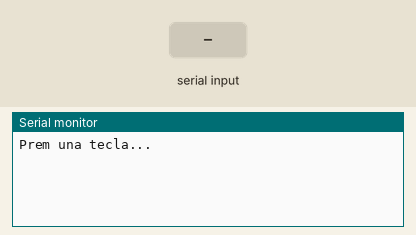
Simulated run of this sketch. Board: Arduino Uno, built with avr-gcc and run on an emulated ATmega328P. On the bench: the last lines printed to the serial monitor. Inputs (shaded band) come from the test bench.

Above: at 1.2 s.
1.3 s: "1\n" received over Serial
At 2.0 s:
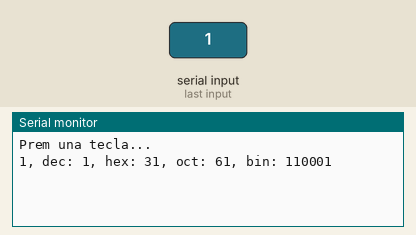
2.8 s: byte 10 ('\n') received over Serial
At 3.4 s:
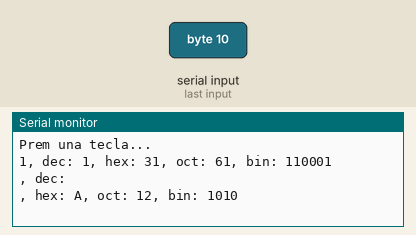
4.3 s: "0\n" received over Serial
At 5.4 s:
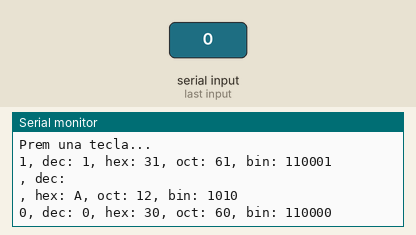

The sketch:

Character_communication_1.ino
```cpp
/**********************************************************************************
**                                                                               **
**                            Character communication 1                          **
**                                                                               **
** VALENTÍ ESPEJO RODRIGUEZ                                    05/03/2017        **
**********************************************************************************/

//******************************* INCLUDES ****************************************

//******************************* VARIABLES ***************************************
//define the variables
char thisByte;
char thatByte = 33;
//******************************** SETUP ******************************************
void setup() {
  //Initialize serial and wait for port to open:
  Serial.begin(9600);
  Serial.println("Prem una tecla...");//First line on terminal
}
//********************************* LOOP ******************************************
void loop() {
  // see if there's incoming serial data:
  while (Serial.available() > 0) {

    thisByte = thatByte;
    thatByte = Serial.read();

    // look for the newline. That's the end of your sentence:
    if (thatByte == '\n') {

      // prints value unaltered, i.e. the raw binary version of the
      // byte. The serial monitor interprets all bytes
      Serial.write(thisByte);

      Serial.print(", dec: ");
      // prints value as string as an ASCII-encoded decimal (base 10).
      // Decimal is the  default format for Serial.print() and Serial.println(),
      Serial.print(thisByte);
      // Serial.print(thisByte, DEC);

      Serial.print(", hex: ");
      // prints value as string in hexadecimal (base 16):
      Serial.print(thisByte, HEX);

      Serial.print(", oct: ");
      // prints value as string in octal (base 8);
      Serial.print(thisByte, OCT);

      Serial.print(", bin: ");
      // prints value as string in binary (base 2)
      Serial.println(thisByte, BIN);
      //Serial.println("Prem una tecla...");
      //without limit of times
    }
  }
}
//******************************* FUNCIONS ****************************************
```

Measured:
- after the input at 1.3 s, the serial monitor: prints a new line at once (image 1)
- after the input at 2.8 s, the serial monitor: prints a new line at once (image 2)
- after the input at 4.3 s, the serial monitor: prints a new line at once (image 3)
